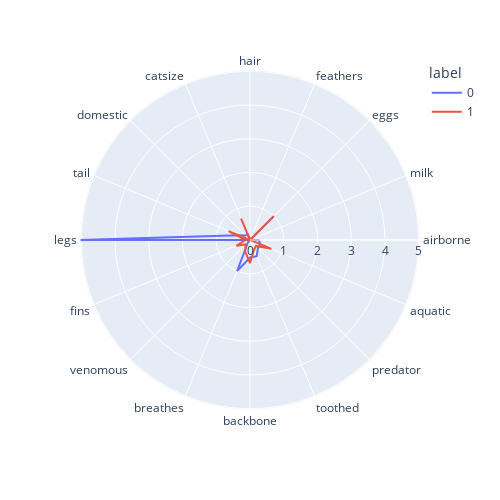

Notebook code for this chart:
### Code cell
fig3 = px.line_polar(polar, r="value", theta="variable", color= "label", line_close=True, height=500, width=500)
fig3.show()

### Figure 1 — Plotly figure (JSON) as saved in the notebook; plotly's stock layout.template omitted (floating-point values rounded to 4 significant figures)
{"data": [{"hovertemplate": "label=0<br>value=%{r}<br>variable=%{theta}<extra></extra>", "legendgroup": "0", "line": {"color": "#636efa", "dash": "solid"}, "marker": {"symbol": "circle"}, "mode": "lines", "name": "0", "r": [0.03704, 0, 1, 0, 0.2593, 0.3333, 0.3333, 0.5185, 0.5185, 1, 0.07407, 0, 5.037, 0.3704, 0.1852, 0.1852, 0.03704], "showlegend": true, "subplot": "polar", "theta": ["hair", "feathers", "eggs", "milk", "airborne", "aquatic", "predator", "toothed", "backbone", "breathes", "venomous", "fins", "legs", "tail", "domestic", "catsize", "hair"], "type": "scatterpolar"}, {"hovertemplate": "label=1<br>value=%{r}<br>variable=%{theta}<extra></extra>", "legendgroup": "1", "line": {"color": "#EF553B", "dash": "solid"}, "marker": {"symbol": "circle"}, "mode": "lines", "name": "1", "r": [0, 0, 1, 0, 0, 0.6875, 0.25, 0.3125, 0.6875, 0.375, 0.1875, 0.4375, 0.125, 0.6875, 0, 0.6875, 0], "showlegend": true, "subplot": "polar", "theta": ["hair", "feathers", "eggs", "milk", "airborne", "aquatic", "predator", "toothed", "backbone", "breathes", "venomous", "fins", "legs", "tail", "domestic", "catsize", "hair"], "type": "scatterpolar"}], "layout": {"height": 500, "legend": {"title": {"text": "label"}, "tracegroupgap": 0}, "margin": {"t": 60}, "polar": {"angularaxis": {"direction": "clockwise", "rotation": 90}, "domain": {"x": [0, 1], "y": [0, 1]}}, "width": 500}}
